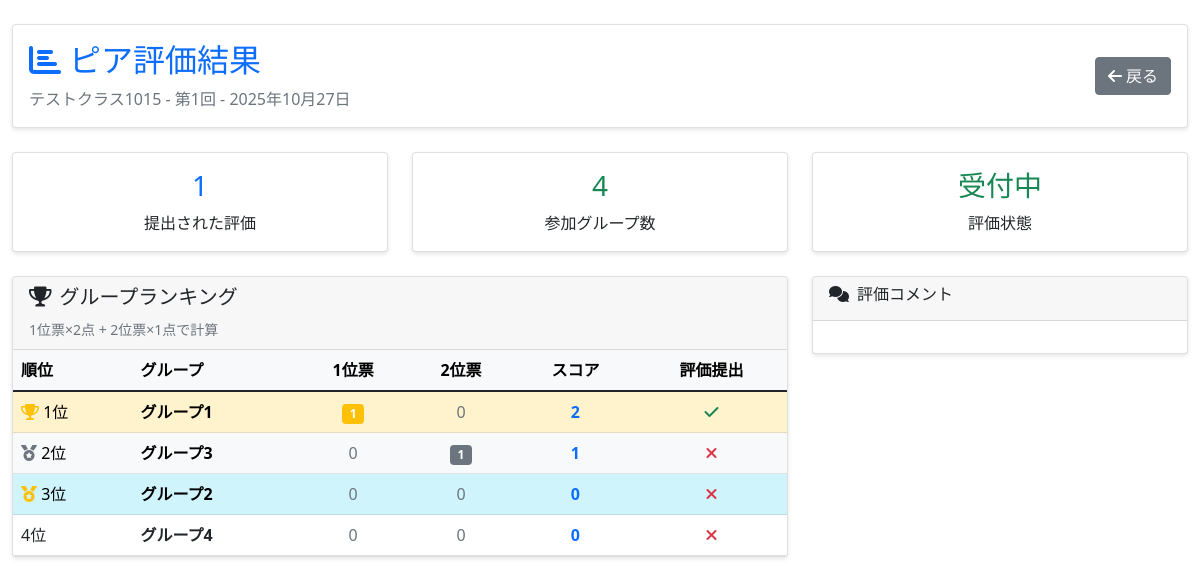
Screenshot of /sessions/10/peer-evaluation/results/ (signed in) with the database file from the repository.
### school_management/models.py (models this page shows, shortened)
class LessonSession(models.Model):
    classroom = models.ForeignKey(ClassRoom, on_delete=models.CASCADE, verbose_name='クラス')
    session_number = models.IntegerField(verbose_name='回数')
    date = models.DateField(verbose_name='実施日')
    topic = models.CharField(max_length=200, blank=True, verbose_name='テーマ・内容')
    has_quiz = models.BooleanField(default=False, verbose_name='小テストあり')
    has_peer_evaluation = models.BooleanField(default=False, verbose_name='ピア評価あり')
    peer_evaluation_closed = models.BooleanField(default=False, verbose_name='ピア評価締切済み')
    created_at = models.DateTimeField(auto_now_add=True)
    updated_at = models.DateTimeField(auto_now=True)
    class Meta:
        verbose_name = '授業回'
        verbose_name_plural = '授業回'
        unique_together = ['classroom', 'session_number']

class ClassRoom(models.Model):
    SEMESTER_CHOICES = [
        ('first', '前期'),
        ('second', '後期'),
    ]
    class_name = models.CharField(max_length=100, verbose_name='クラス名')
    year = models.IntegerField(verbose_name='年度')
    semester = models.CharField(max_length=10, choices=SEMESTER_CHOICES, verbose_name='学期')
    teachers = models.ManyToManyField(Teacher, verbose_name='担当教員', related_name='classrooms')
    students = models.ManyToManyField(Student, blank=True, verbose_name='学生')
    created_at = models.DateTimeField(auto_now_add=True)
    updated_at = models.DateTimeField(auto_now=True)
    class Meta:
        verbose_name = 'クラス'
        verbose_name_plural = 'クラス'

class Group(models.Model):
    lesson_session = models.ForeignKey(LessonSession, on_delete=models.CASCADE, verbose_name='授業回')
    group_number = models.IntegerField(verbose_name='グループ番号')
    group_name = models.CharField(max_length=100, blank=True, verbose_name='グループ名', help_text='例: チーム虎、開発班A、など')
    created_at = models.DateTimeField(auto_now_add=True)
    class Meta:
        verbose_name = 'グループ'
        verbose_name_plural = 'グループ'
        unique_together = ['lesson_session', 'group_number']

### school_management/views.py (the view)
# urls.py: path('sessions/<int:session_id>/peer-evaluation/results/', views.peer_evaluation_results_view, name='peer_evaluation_results'),
@login_required
def peer_evaluation_results_view(request, session_id):
    session = get_object_or_404(LessonSession, id=session_id, classroom__teachers=request.user)
    evaluations = session.peerevaluation_set.all()
    group_votes = {}
    contribution_scores = {}
    for evaluation in evaluations:
        if evaluation.first_place_group:
            group_name = f"グループ{evaluation.first_place_group.group_number}"
            if group_name not in group_votes:
                group_votes[group_name] = {'first': 0, 'second': 0}
            group_votes[group_name]['first'] += 1
        if evaluation.second_place_group:
            group_name = f"グループ{evaluation.second_place_group.group_number}"
            if group_name not in group_votes:
                group_votes[group_name] = {'first': 0, 'second': 0}
            group_votes[group_name]['second'] += 1
        for contrib_eval in evaluation.contributionevaluation_set.all():
            student_name = contrib_eval.evaluatee.full_name
            if student_name not in contribution_scores:
                contribution_scores[student_name] = []
            contribution_scores[student_name].append(contrib_eval.contribution_score)
    avg_contribution_scores = {}
    for student, scores in contribution_scores.items():
        avg_contribution_scores[student] = sum(scores) / len(scores)
    groups = session.group_set.all()
    group_stats = {}
    for group in groups:
        first_place_votes = evaluations.filter(first_place_group=group).count()
        second_place_votes = evaluations.filter(second_place_group=group).count()
        evaluations_given = evaluations.filter(evaluator_group=group).count()
        group_stats[group.id] = {
            'group': group,
            'first_place_votes': first_place_votes,
            'second_place_votes': second_place_votes,
            'total_votes': first_place_votes + second_place_votes,
            'evaluations_given': evaluations_given,
            'score': first_place_votes * 2 + second_place_votes  # 1位=2点、2位=1点でスコア計算
        }
    sorted_groups = sorted(group_stats.values(), key=lambda x: x['score'], reverse=True)
    context = {
        'lesson_session': session,  # テンプレートとの整合性を保つためにキー名を変更
        'evaluations': evaluations,
        'group_votes': group_votes,
        'avg_contribution_scores': avg_contribution_scores,
        'group_stats': sorted_groups,  # 新テンプレート用
        'total_evaluations': evaluations.count(),  # 新テンプレート用
        'total_groups': groups.count(),  # 新テンプレート用
    }
    return render(request, 'school_management/peer_evaluation_results.html', context)

### school_management/templates/school_management/peer_evaluation_results.html (shortened to what this page needs)
{% load static %}
<!DOCTYPE html>
<html lang="ja">
<head>
    <link href="{% static 'school_management/css/base.css' %}" rel="stylesheet">
    <link href="https://cdn.jsdelivr.net/npm/bootstrap@5.1.3/dist/css/bootstrap.min.css" rel="stylesheet">
    <link href="https://cdnjs.cloudflare.com/ajax/libs/font-awesome/6.0.0/css/all.min.css" rel="stylesheet">
</head>
<body>
    <div class="container-fluid py-4">
        <div class="row mb-4">
            <div class="col-12">
                <div class="card">
                    <div class="card-body">
                        <div class="row align-items-center">
                            <div class="col-md-8">
                                <h2 class="text-primary mb-2">
                                    <i class="fas fa-chart-bar me-2"></i>ピア評価結果
                                </h2>
                                <p class="text-muted mb-0">
                                    {{ lesson_session.classroom.class_name }} - 第{{ lesson_session.session_number }}回
                                    - {{ lesson_session.date|date:"Y年m月d日" }}
                                </p>
                            </div>
                            <div class="col-md-4 text-md-end">
                                <a href="{% url 'school_management:lesson_session_detail' lesson_session.id %}" class="btn btn-secondary">
                                    <i class="fas fa-arrow-left me-1"></i>戻る
                                </a>
                            </div>
                        </div>
                    </div>
                </div>
            </div>
        </div>
        <div class="row mb-4">
            <div class="col-md-4">
                <div class="card text-center">
                    <div class="card-body">
                        <h3 class="text-primary">{{ total_evaluations }}</h3>
                        <p class="mb-0">提出された評価</p>
                    </div>
                </div>
            </div>
            <div class="col-md-4">
                <div class="card text-center">
                    <div class="card-body">
                        <h3 class="text-success">{{ total_groups }}</h3>
                        <p class="mb-0">参加グループ数</p>
                    </div>
                </div>
            </div>
            <div class="col-md-4">
                <div class="card text-center">
                    <div class="card-body">
                        {% if lesson_session.peer_evaluation_closed %}
                            <h3 class="text-danger">締切済み</h3>
                        {% else %}
                            <h3 class="text-success">受付中</h3>
                        {% endif %}
                        <p class="mb-0">評価状態</p>
                    </div>
                </div>
            </div>
        </div>
        <div class="row">
            <div class="col-lg-8">
                <div class="card">
                    <div class="card-header">
                        <h5><i class="fas fa-trophy me-2"></i>グループランキング</h5>
                        <small class="text-muted">1位票×2点 + 2位票×1点で計算</small>
                    </div>
                    <div class="card-body p-0">
                        {% if group_stats %}
                        <div class="table-responsive">
                            <table class="table table-hover mb-0">
                                <thead class="table-light">
                                    <tr>
                                        <th>順位</th>
                                        <th>グループ</th>
                                        <th class="text-center">1位票</th>
                                        <th class="text-center">2位票</th>
                                        <th class="text-center">スコア</th>
                                        <th class="text-center">評価提出</th>
                                    </tr>
                                </thead>
                                <tbody>
                                    {% for stat in group_stats %}
                                    <tr class="{% if forloop.first %}table-warning{% elif forloop.counter == 2 %}table-light{% elif forloop.counter == 3 %}table-info{% endif %}">
                                        <td>
                                            {% if forloop.first %}
                                                <i class="fas fa-trophy text-warning"></i> 1位
                                            {% elif forloop.counter == 2 %}
                                                <i class="fas fa-medal text-secondary"></i> 2位
                                            {% elif forloop.counter == 3 %}
                                                <i class="fas fa-medal text-warning"></i> 3位
                                            {% else %}
                                                {{ forloop.counter }}位
                                            {% endif %}
                                        </td>
                                        <td>
                                            <strong>
                                                {% if stat.group.group_name %}
                                                    {{ stat.group.group_name }}
                                                {% else %}
                                                    {{ stat.group.group_number }}グループ
                                                {% endif %}
                                            </strong>
                                        </td>
                                        <td class="text-center">
                                            {% if stat.first_place_votes > 0 %}
                                                <span class="badge bg-warning">{{ stat.first_place_votes }}</span>
                                            {% else %}
                                                <span class="text-muted">0</span>
                                            {% endif %}
                                        </td>
                                        <td class="text-center">
                                            {% if stat.second_place_votes > 0 %}
                                                <span class="badge bg-secondary">{{ stat.second_place_votes }}</span>
                                            {% else %}
                                                <span class="text-muted">0</span>
                                            {% endif %}
                                        </td>
                                        <td class="text-center">
                                            <strong class="text-primary">{{ stat.score }}</strong>
                                        </td>
                                        <td class="text-center">
                                            {% if stat.evaluations_given > 0 %}
                                                <i class="fas fa-check text-success"></i>
                                            {% else %}
                                                <i class="fas fa-times text-danger"></i>
                                            {% endif %}
                                        </td>
                                    </tr>
                                    {% endfor %}
                                </tbody>
                            </table>
                        </div>
                        {% else %}
                        <div class="text-center py-4">
                            <p class="text-muted">まだ評価データがありません。</p>
                        </div>
                        {% endif %}
                    </div>
                </div>
            </div>
            <div class="col-lg-4">
                <div class="card">
                    <div class="card-header">
                        <h6><i class="fas fa-comments me-2"></i>評価コメント</h6>
                    </div>
                    <div class="card-body" style="max-height: 600px; overflow-y: auto;">
                    </div>
                </div>
            </div>
        </div>
    </div>
</body>
</html>

### school_management/static/school_management/css/base.css (style rules this page uses)
.card { box-shadow: 0 2px 4px rgba(0, 0, 0, 0.1); border-radius: 8px; }
.btn { border-radius: 6px; transition: all 0.2s ease-in-out; }

### rows the page displays
LessonSession: classroom.class_name "テストクラス1015", session_number "1", date "2025年10月27日"
Group: shows "1位", group.group_name "グループ1", first_place_votes "1", shows "0", score "2"
Group: shows "2位", group.group_name "グループ3", shows "0", second_place_votes "1", score "1"
Group: shows "3位", group.group_name "グループ2", shows "0", score "0"
Group: group.group_name "グループ4", shows "0", score "0"

### other values shown
{{ total_evaluations }} "1"
{{ total_groups }} "4"
